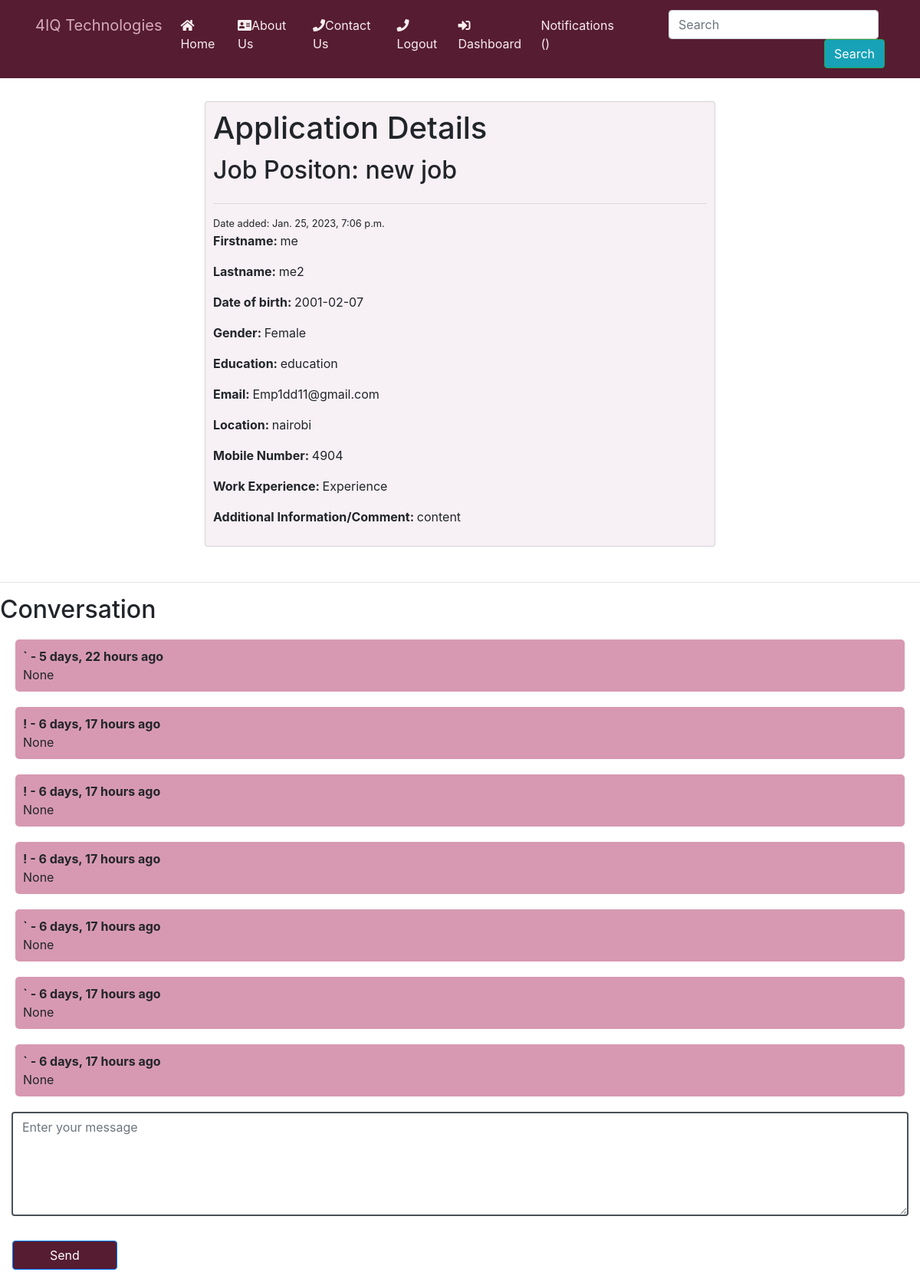
Page /users/view_application/3/ (signed in) on the committed database.
### job/models.py (models this page shows, shortened)
class Application(models.Model):
    job = models.ForeignKey(Job,
                            related_name='applications',
                             on_delete=models.CASCADE)
    first_name = models.CharField(max_length=200, null=True, blank=True)
    last_name = models.CharField(max_length=200, null=True, blank=True)
    date_of_birth = models.CharField(max_length=20, blank=True, null=True)
    gender = models.CharField(max_length=10,
                              choices=GENDER,
                              blank=True,
                              null=True)
    email = models.EmailField(max_length=70, blank=True, unique=True)
    location = models.CharField(
        max_length=104,
        null=True
    )
    mobile = models.IntegerField(null=True, blank=True)
    education   = models.CharField( max_length=255, null=True, blank=True)
    content = models.TextField()
    experience = models.TextField()
    created_at = models.DateTimeField(auto_now_add=True,null=False)
    created_by = models.ForeignKey(User,
                                   related_name="applications",
                                   on_delete=models.CASCADE)

class Job(models.Model):
    title = models.CharField(max_length=50)
    created_at = models.DateTimeField(auto_now_add=True)
    skillset_required = models.TextField(max_length=200)
    about_job = models.TextField(blank=True, null=True)
    experience = models.CharField(max_length=50,null=True)
    salary = models.CharField(max_length=50,null=True)
    deadline = models.CharField(max_length=50,null=True)
    created_by = models.ForeignKey(User,
                                   related_name="jobs",
                                   on_delete=models.CASCADE)
    class Meta:
        ordering = ['-created_at']

### users/models.py (models this page shows)
class ConversationMessage(models.Model):
    application = models.ForeignKey(Application, related_name="conversationmessages",on_delete=models.CASCADE)
    content = models.TextField(null=True)
    created_by = models.ForeignKey(User, related_name="conversationmessages",on_delete=models.CASCADE)
    created_at = models.DateTimeField(auto_now_add=True)
    class Meta:
        ordering = ['-created_at']

### users/views.py (the view)
# urls.py: path("view_application/<int:application_id>/", views.view_application , name="view_application"),
@login_required
def view_application(request, application_id):
   if request.user.userprofile.is_employer:
      application = get_object_or_404(Application  , pk=application_id, job__created_by=request.user)
   else:
      application = get_object_or_404(Application  , pk=application_id, created_by=request.user)
   if request.method == "POST":
      content = request.POST.get('content')
      if content:
         conversationmessage = ConversationMessage.objects.create(application = application, content=content, created_by=request.user )
         return redirect("users:view_application",application_id=application_id)
   return render ( request,'view_application.html' ,{'application': application})

### notification/context_processors.py (called while the page is built)
def notifications(request):
    if request.user.is_authenticated:
        return {"notificactions": request.user.notifications.filter(is_read = False)}
    else:
        return{"notifications":[]}

### users/templates/view_application.html (shortened to what this page needs)
{% include 'header.html' %} {% block content %}
<div class="container" style="display: flex; flex-direction: column; justify-content: space-between; align-items: center">
  <div
    style="margin: 30px; padding: 10px; background-color: #f7f0f5; width: 60%; "
    class="card"
  >
      <h1 class="title card-title">Application Details</h1>
      <h2 class="title">Job Positon: {{ application.job.title }}</h2>
      <hr>
      <small> Date added: {{application.created_at}}</small>
      <p><strong> Firstname: </strong>{{application.first_name}}</p>
    <p><strong> Lastname: </strong>{{application.last_name}}</p>
    <p><strong> Date of birth: </strong>{{application.date_of_birth}}</p>
    <p><strong> Gender: </strong>{{application.gender}}</p>
    <p><strong> Education: </strong>{{application.education}}</p>
    <p><strong> Email: </strong>{{application.email}}</p>
    <p><strong> Location: </strong>{{application.location}}</p>
    <p><strong> Mobile Number: </strong>{{application.mobile}}</p>
    <p><strong> Work Experience: </strong>{{application.experience}}</p>
    <p>
      <strong> Additional Information/Comment: </strong>{{application.content}}
    </p>
  </div>
</div>
<hr>
<h2 class="subtitle">Conversation</h2>
{% for message in application.conversationmessages.all %}
<div class="notification" style="display: flex; flex-direction:column; background-color:#d799b1; margin:20px;border-radius: 5px; padding:10px;">
  <b >{{ message.created_by.username }} - {{ message.created_at|timesince }} ago</b>
  {{ message.content }}
  <br>
</div>
{% empty %}
<p>No messages yet...</p>
{% endfor %}
<form method="post" action="." >
  <div class="field">
    <div class="col-sm-12">
      <div class="form-group">
      <textarea style="border: 2px solid" placeholder="Enter your message"   type="textarea" name="content" class="form-control" id="id_content"  rows="5"  ></textarea>
  </div>
  </div>
  </div>
    <input
    type="submit"
    value="Send"
    class="m-3  px-5 btn btn-primary"
    style="background-color: #561c32"
  />
</form>
{% endblock %}

### rows in the picture
Application: job "new job", created_at "Jan. 25, 2023, 7:06 p.m.", first_name "me", last_name "me2", date_of_birth "2001-02-07", gender "Female", education "education", email "Emp1dd11@gmail.com", location "nairobi", mobile "4904", experience "Experience", content "content"
ConversationMessage: created_by.username "`", created_at "5 days, 22 hours", content "None"
ConversationMessage: created_by.username "!", created_at "6 days, 17 hours", content "None"
ConversationMessage: created_by.username "!", created_at "6 days, 17 hours", content "None"
ConversationMessage: created_by.username "!", created_at "6 days, 17 hours", content "None"
ConversationMessage: created_by.username "`", created_at "6 days, 17 hours", content "None"
ConversationMessage: created_by.username "`", created_at "6 days, 17 hours", content "None"
ConversationMessage: created_by.username "`", created_at "6 days, 17 hours", content "None"
